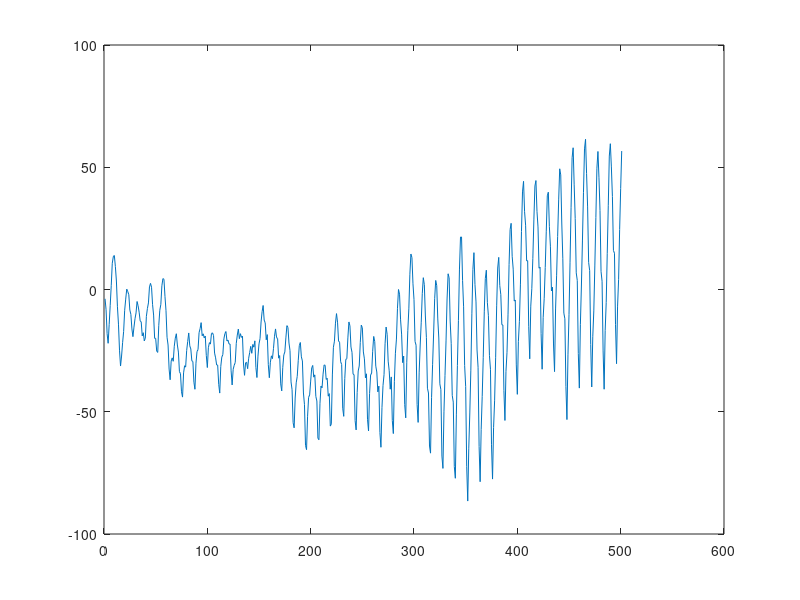

Write MATLAB code to recreate this figure. (Note: this script raises an error after producing the figure.)
A = [1 -1.5 0.7];
C = [1 zeros(1, 11) - 0.5];
A12 = [1 zeros(1, 11) -1];
A_star = conv(A, A12) ;
e = randn(600, 1);
y = filter(C, A_star, e);
y = y(100:end);
%%
plot(y)
%%
S5 = [1 zeros(1, 4) -1];
y_star = conv(y, S5);
model_init = idpoly([1 zeros(1, 3)], [], [1 zeros(1, 12)]);
model_init.Structure.a.Free = [0 1 0 1];
model_init.Structure.c.Free = [0 1 zeros(1, 10) 1];
model_armax = pem(y_star, model_init);
a1 = model_armax.a(2)
a3 = model_armax.a(4)
c1 = model_armax.c(2)
c12 = model_armax.c(13)
